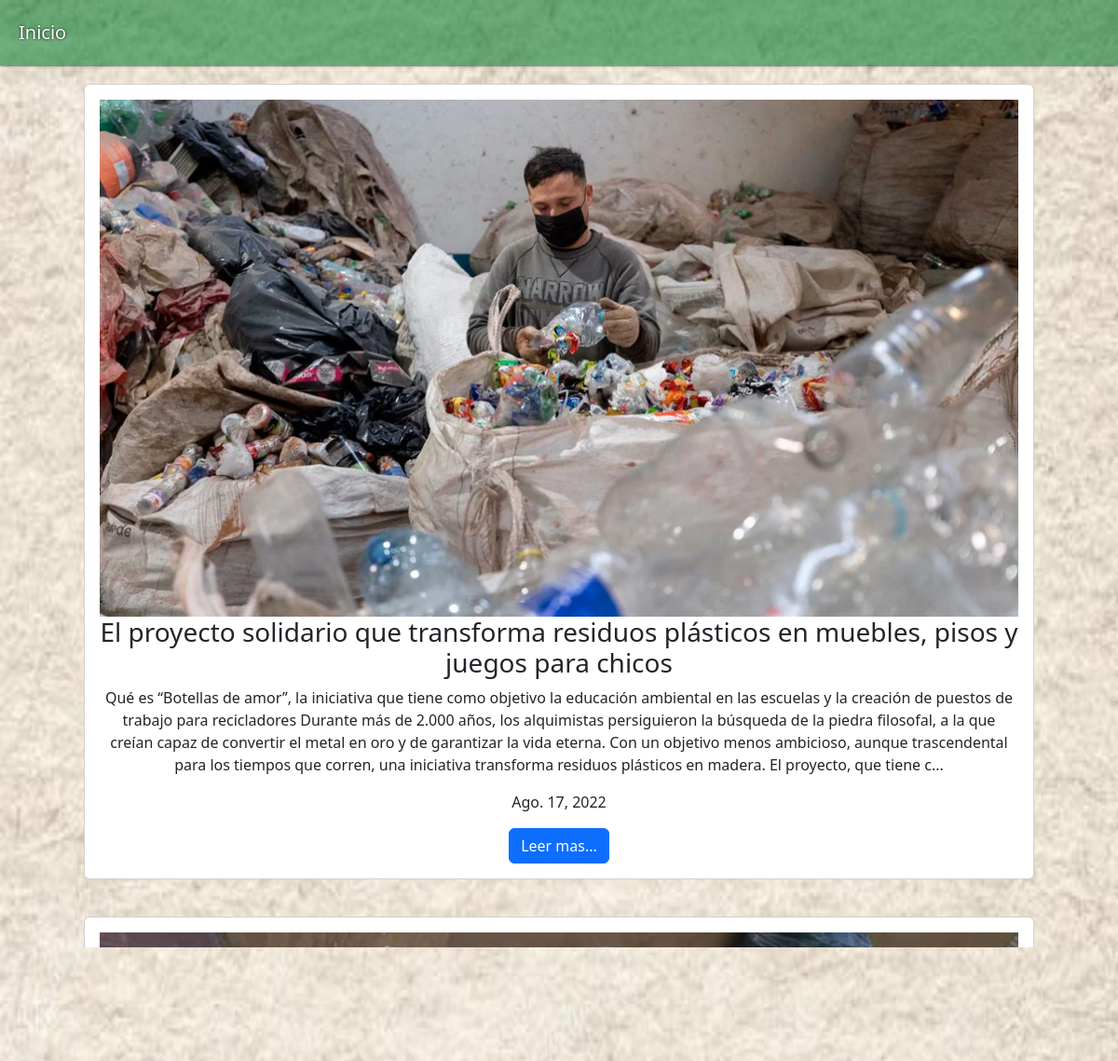
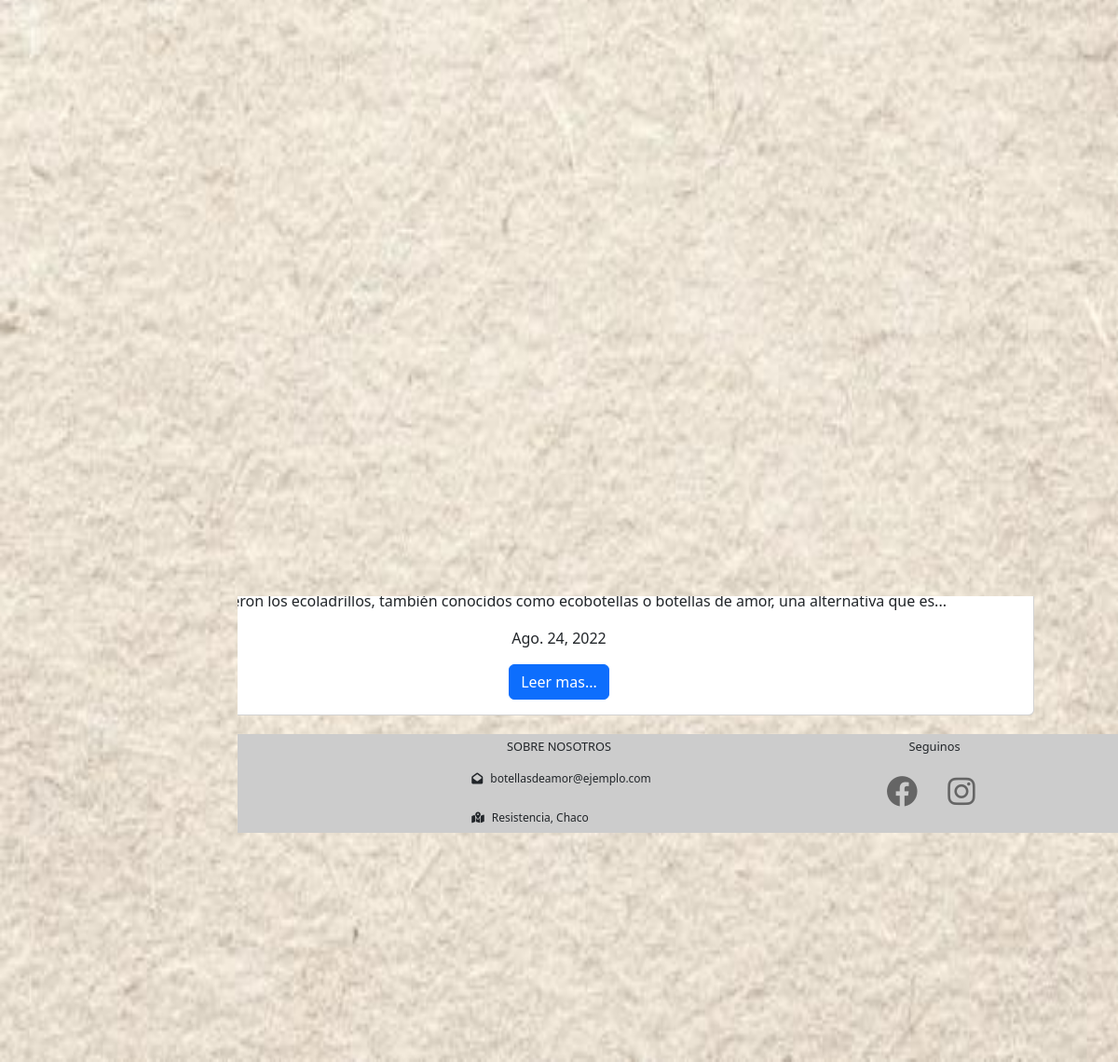
The app's page /seccion/noticias/antiguas with its own data (2 pictures, top to bottom).
### apps/noticias/models.py (models this page shows, shortened)
class Noticia(models.Model):
    titulo = models.CharField(max_length=150)
    autor = models.CharField(max_length=50, null = True, blank=True)
    fechaCreacion = models.DateField(auto_now=False)
    contenido = models.TextField()
    imagen = models.ImageField(upload_to= 'noticias', null=True, blank = True)
    categoria = models.ForeignKey(Categoria, on_delete= models.CASCADE, null=True, blank= True)

### apps/noticias/views.py (the view)
# urls.py: path('noticias/antiguas', noticiasAntiguas, name='antiguas'),
def noticiasAntiguas(request):
    noticias = Noticia.objects.all().order_by('fechaCreacion') #Ordenamiento descendente-ascendente
    return render(request,'noticias/filtro/antiguo.html',{'noticias': noticias})

### templates/noticias/filtro/antiguo.html (shortened to what this page needs)
{% extends 'base.html' %}
{% load static %}
{% block title %}
<link rel="stylesheet" href="{% static 'noticias/antiguo.css'%}">
    <link href="https://cdn.jsdelivr.net/npm/bootstrap@5.2.0/dist/css/bootstrap.min.css" rel="stylesheet">
{% endblock title %}
{% block contenido %}
<nav>
    <a  href="{% url 'home' %}">Inicio</a>
</nav>
{% for noti in noticias %}
<div class="card">
    <div class="card-body text-center">
        {% if noti.imagen %}
        <img class="img-fluid" src="{{ noti.imagen.url }}">
        {% endif %}
        <h3 class="card-title">{{noti.titulo}}</h3>
        <p class="description"> {{noti.contenido|slice:500}}...</p>
        <p>{{ noti.fechaCreacion }}</p>
        <a class="btn btn-primary"  href="{% url 'articulo' noti.pk %}">Leer mas...</a>
    </div>
</div>
{% endfor %}
{% endblock contenido %}

### static/noticias/antiguo.css (style rules this page uses)
* { margin: 0; padding: 0; box-sizing: border-box; }
body { background-image: url('/static/img/fondo.jpg'); background-position: center; background-repeat: no-repeat; background-size: 100% 100%; background-attachment: fixed; display: flex; justify-content: center; align-items: center; flex-direction: column; }
nav { box-shadow: 0 0 3px rgb(0, 0, 0); text-align: center; width: 100%; padding: 10px; background-color: rgba(1, 122, 41, 0.561); display: flex; }
nav a { text-decoration: none; color: white; margin: 10px 10px; font-size: 20px; text-shadow: 0 0 3px rgb(0, 0, 0); }
.card { width: 85%; margin: 20px; }

### records on screen
Noticia: imagen (picture), titulo "El proyecto solidario que transforma residuos plásticos en muebles, pisos y juegos para chicos", contenido "Qué es “Botellas de amor”, la iniciativa que tiene como objetivo la educación ambiental en las escuelas y la creación de puestos de trabajo para recicladores Durante más de 2.000 años, los alquimistas persiguieron la búsqueda de la piedra filosofal, a la que creían capaz de convertir el metal en oro y de garantizar la vida eterna. Con un objetivo menos ambicioso, aunque trascendental para los tiempos que corren, una iniciativa transforma residuos plásticos en madera. El proyecto, que tiene c", fechaCreacion "Ago. 17, 2022"
Noticia: imagen (picture), titulo "Cómo se hace un ecoladrillo, o botellas de amor", contenido "Es una excelente opción para reutilizar residuos plásticos. Una vez fabricado, se usa para la construcción como aislante acústico, térmico y antisísmico. Paso a paso, cómo hacerlo. El plástico lleva mucho tiempo en degradarse y si no es desechado de la manera correcta termina impactando de manera perjudicial en el medioambiente. Para que eso no suceda, la mejor opción es reutilizarlo. Así surgieron los ecoladrillos, también conocidos como ecobotellas o botellas de amor, una alternativa que es", fechaCreacion "Ago. 24, 2022"
